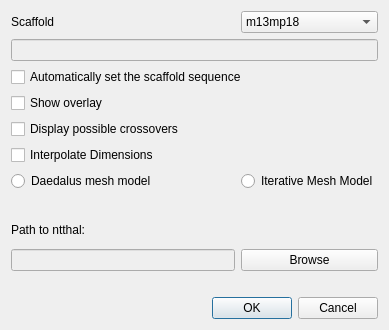
<?xml version="1.0" encoding="UTF-8"?>
<ui version="4.0">
 <class>SEAdenitaCoreSettingsGUI</class>
 <widget class="QWidget" name="SEAdenitaCoreSettingsGUI">
  <property name="geometry">
   <rect>
    <x>0</x>
    <y>0</y>
    <width>389</width>
    <height>330</height>
   </rect>
  </property>
  <property name="sizePolicy">
   <sizepolicy hsizetype="Expanding" vsizetype="Expanding">
    <horstretch>0</horstretch>
    <verstretch>0</verstretch>
   </sizepolicy>
  </property>
  <property name="focusPolicy">
   <enum>Qt::ClickFocus</enum>
  </property>
  <property name="windowTitle">
   <string/>
  </property>
  <layout class="QVBoxLayout" name="verticalLayout">
   <item>
    <layout class="QGridLayout" name="gridLayout">
     <property name="sizeConstraint">
      <enum>QLayout::SetNoConstraint</enum>
     </property>
     <item row="0" column="1" colspan="2">
      <widget class="QComboBox" name="cmbScaffold">
       <item>
        <property name="text">
         <string>m13mp18</string>
        </property>
       </item>
       <item>
        <property name="text">
         <string>p7249</string>
        </property>
       </item>
       <item>
        <property name="text">
         <string>Custom</string>
        </property>
       </item>
      </widget>
     </item>
     <item row="10" column="1" colspan="2">
      <widget class="QPushButton" name="btnSetPathNtthal">
       <property name="text">
        <string>Browse</string>
       </property>
      </widget>
     </item>
     <item row="6" column="0" colspan="3">
      <widget class="QCheckBox" name="chkInterpolateDim">
       <property name="text">
        <string>Interpolate Dimensions</string>
       </property>
       <property name="checked">
        <bool>false</bool>
       </property>
      </widget>
     </item>
     <item row="3" column="0" colspan="3">
      <widget class="QCheckBox" name="chkOverlay">
       <property name="text">
        <string>Show overlay</string>
       </property>
      </widget>
     </item>
     <item row="2" column="0" colspan="3">
      <widget class="QCheckBox" name="chkAutoScaffold">
       <property name="text">
        <string>Automatically set the scaffold sequence</string>
       </property>
       <property name="checked">
        <bool>false</bool>
       </property>
      </widget>
     </item>
     <item row="11" column="0" colspan="3">
      <spacer name="horizontalSpacer_2">
       <property name="orientation">
        <enum>Qt::Horizontal</enum>
       </property>
       <property name="sizeHint" stdset="0">
        <size>
         <width>40</width>
         <height>20</height>
        </size>
       </property>
      </spacer>
     </item>
     <item row="10" column="0">
      <widget class="QLineEdit" name="lineNtthal">
       <property name="enabled">
        <bool>false</bool>
       </property>
       <property name="readOnly">
        <bool>false</bool>
       </property>
      </widget>
     </item>
     <item row="12" column="0" colspan="3">
      <widget class="QDialogButtonBox" name="dialogButtons">
       <property name="standardButtons">
        <set>QDialogButtonBox::Cancel|QDialogButtonBox::Ok</set>
       </property>
      </widget>
     </item>
     <item row="4" column="0" colspan="3">
      <widget class="QCheckBox" name="chkXODisplay">
       <property name="text">
        <string>Display possible crossovers</string>
       </property>
      </widget>
     </item>
     <item row="0" column="0">
      <widget class="QLabel" name="label">
       <property name="text">
        <string>Scaffold</string>
       </property>
      </widget>
     </item>
     <item row="9" column="0" colspan="3">
      <widget class="QLabel" name="label_3">
       <property name="text">
        <string>Path to ntthal:</string>
       </property>
      </widget>
     </item>
     <item row="8" column="0" colspan="3">
      <spacer name="horizontalSpacer">
       <property name="orientation">
        <enum>Qt::Horizontal</enum>
       </property>
       <property name="sizeHint" stdset="0">
        <size>
         <width>40</width>
         <height>20</height>
        </size>
       </property>
      </spacer>
     </item>
     <item row="1" column="0" colspan="3">
      <widget class="QLineEdit" name="lineCustomScaffold">
       <property name="enabled">
        <bool>false</bool>
       </property>
       <property name="readOnly">
        <bool>false</bool>
       </property>
      </widget>
     </item>
     <item row="7" column="0">
      <widget class="QRadioButton" name="rdbDaedalushMesh">
       <property name="text">
        <string>Daedalus mesh model</string>
       </property>
      </widget>
     </item>
     <item row="7" column="1" colspan="2">
      <widget class="QRadioButton" name="rdbIterativeMesh">
       <property name="text">
        <string>Iterative Mesh Model</string>
       </property>
      </widget>
     </item>
    </layout>
   </item>
  </layout>
 </widget>
 <resources/>
 <connections>
  <connection>
   <sender>btnSetPathNtthal</sender>
   <signal>released()</signal>
   <receiver>SEAdenitaCoreSettingsGUI</receiver>
   <slot>onSetPathNtthal()</slot>
   <hints>
    <hint type="sourcelabel">
     <x>330</x>
     <y>241</y>
    </hint>
    <hint type="destinationlabel">
     <x>194</x>
     <y>164</y>
    </hint>
   </hints>
  </connection>
 </connections>
 <slots>
  <slot>onSetPathNtthal()</slot>
 </slots>
</ui>
